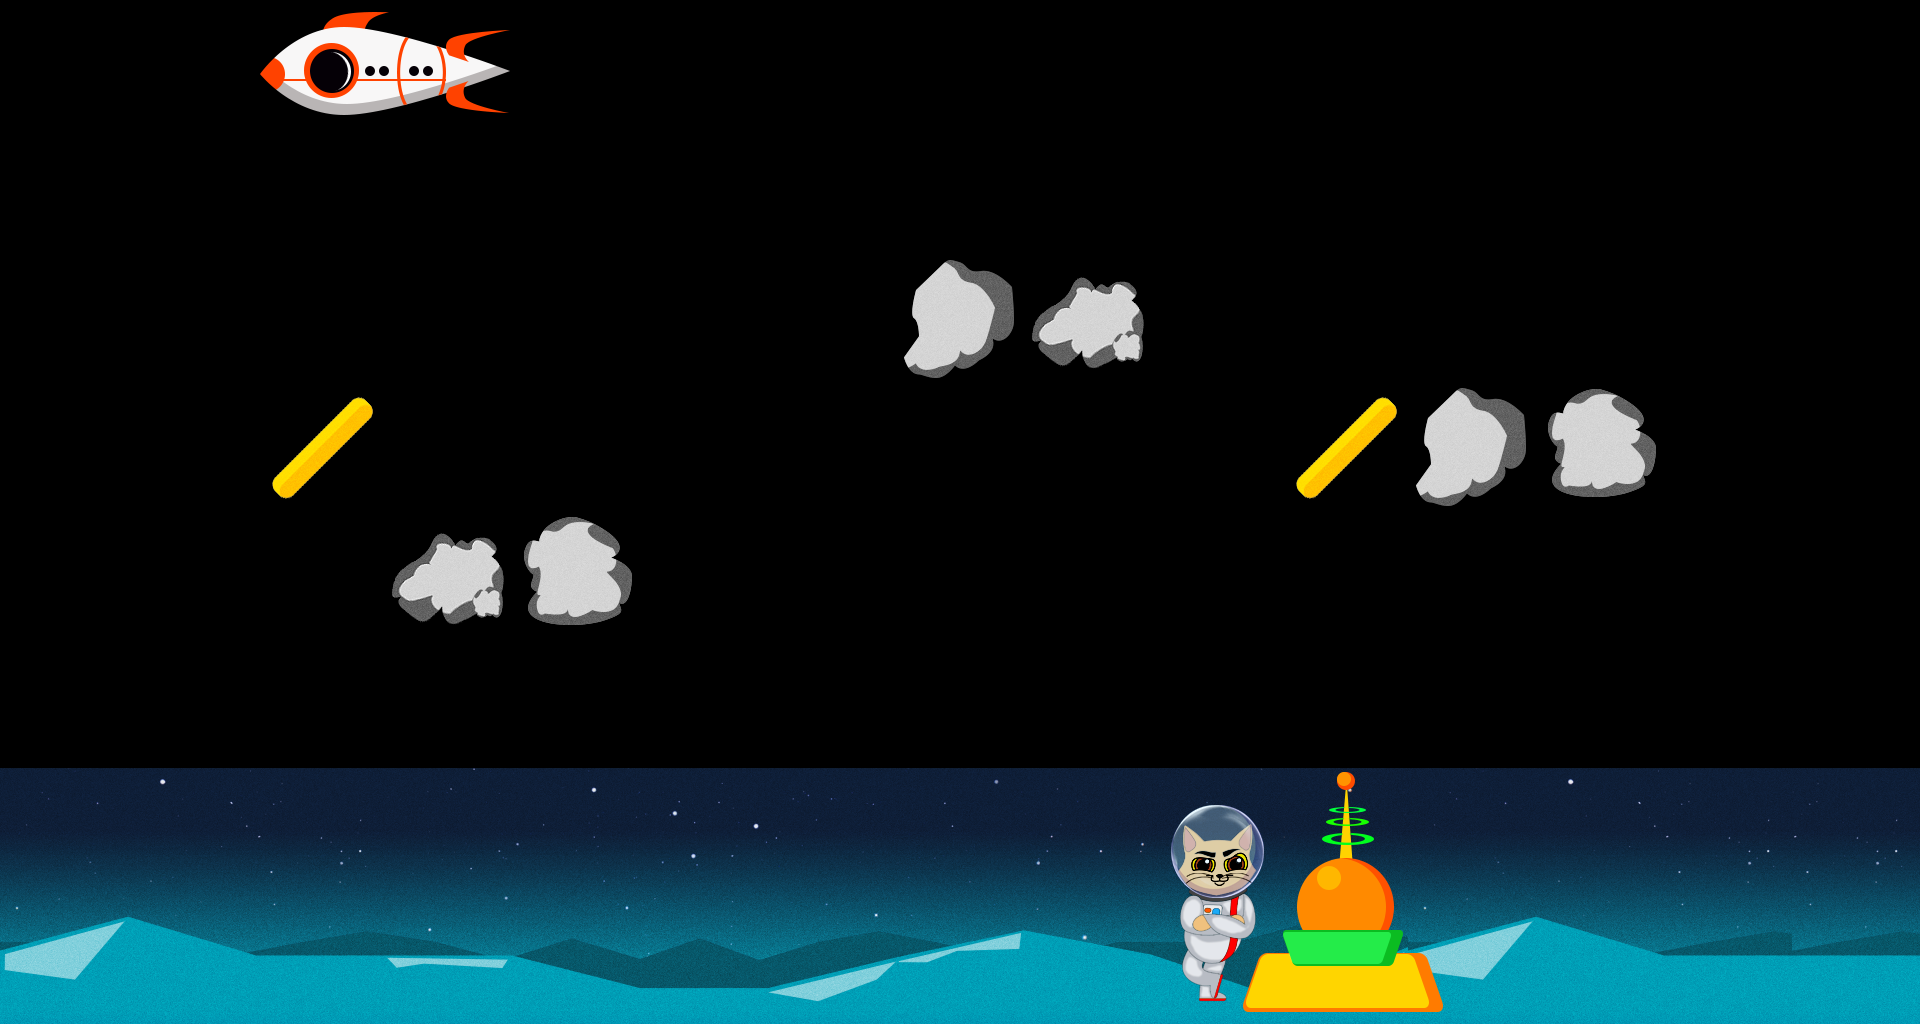

The image is a tile-based game level rendered from a .tmx file. Its description and complete source (layers, tilesets, objects, tile grids) follow:
An orthogonal 15x8 tile map with 128x128 px tiles, 3 tile layers (BackgroudLayer, PlayerLayer, GameLayer), 2 tilesets.

<map version="1.0" tiledversion="1.1.0" orientation="orthogonal" renderorder="right-down" width="15" height="8" tilewidth="128" tileheight="128" infinite="0" nextobjectid="1">
 <tileset firstgid="1" source="tiles.tsx" />
 <tileset firstgid="65" source="template_assets_v1.tsx" />
 <layer name="BackgroudLayer" width="15" height="8">
  <data encoding="csv">
0,0,0,0,0,0,0,0,0,0,0,0,0,0,0,
0,0,0,0,0,0,0,0,0,0,0,0,0,0,0,
0,0,0,0,0,0,0,0,0,0,0,0,0,0,0,
0,0,0,0,0,0,0,0,0,0,0,0,0,0,0,
0,0,0,0,0,0,0,0,0,0,0,0,0,0,0,
0,0,0,0,0,0,0,0,0,0,0,0,0,0,0,
158,159,160,161,162,163,164,165,166,167,168,158,159,160,160,
173,174,175,176,177,178,179,180,181,182,183,173,174,175,175
</data>
 </layer>
 <layer name="PlayerLayer" width="15" height="8">
  <data encoding="csv">
0,0,0,0,0,0,0,0,0,0,0,0,0,0,0,
0,0,0,0,0,0,0,0,0,0,0,0,0,0,0,
0,0,0,0,0,0,0,0,0,0,0,0,0,0,0,
0,0,0,0,0,0,0,0,0,0,0,0,0,0,0,
0,0,0,0,0,0,0,0,0,0,0,0,0,0,0,
0,0,0,0,0,0,0,0,0,0,0,0,0,0,0,
0,0,0,0,0,0,0,0,0,136,0,0,0,0,0,
0,0,0,0,0,0,0,0,0,151,0,0,0,0,0
</data>
 </layer>
 <layer name="GameLayer" width="15" height="8">
  <data encoding="csv">
0,0,92,93,0,0,0,0,0,0,0,0,0,0,0,
0,0,0,0,0,0,0,0,0,0,0,0,0,0,0,
0,0,0,0,0,0,0,133,135,0,0,0,0,0,100,
0,0,120,0,0,0,0,0,0,0,120,133,134,0,0,
0,0,0,135,134,0,0,0,0,0,0,0,0,0,0,
0,0,0,0,0,0,0,0,0,0,0,0,0,0,0,
0,0,0,0,0,0,0,0,0,89,90,91,0,0,0,
0,0,0,0,0,0,0,0,0,104,105,106,0,0,0
</data>
 </layer>
</map>
